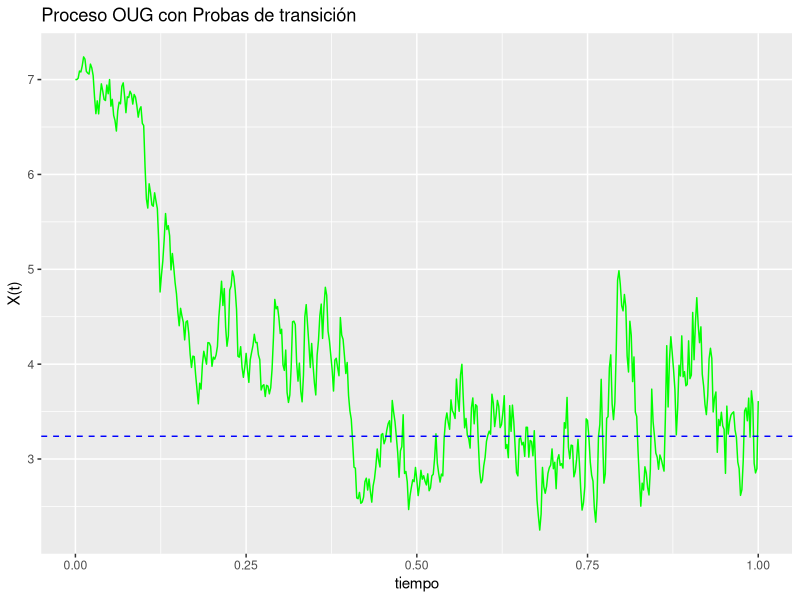

R code for this plot:
library(ggplot2)
n=500
Vasicek<-function(x0,k,theta,sigma,n,T){
  tiempo<-seq(from=0, to=T,by=T/n) #Partición del tiempo
  V<-c(x0)
  for (t in 1:n) {
    te<-theta-sigma^2/(2*k)
    eta<-te+(log(V[t])-te)*exp(-k*tiempo[t])
    nu<-sigma^2/(2*k)*(1-exp(-2*k*tiempo[t])) 
    x<-rlnorm(1,eta,sqrt(nu))
    V<-c(V,x)
  }
  df<-as.data.frame(cbind(tiempo,V))
  names(df)<-c('tiempo','V')
  return(df)
}

d3<-Vasicek(x0=7,k=0.2,theta=1.2,sigma =0.1,n,T)

ggplot(d3,aes(x=tiempo, y=V))+
  geom_line(color='green')+
  labs(y='X(t)', title = "Proceso OUG con Probas de transición")+
  geom_hline(yintercept = 3.24, linetype = "dashed", color = "blue")
